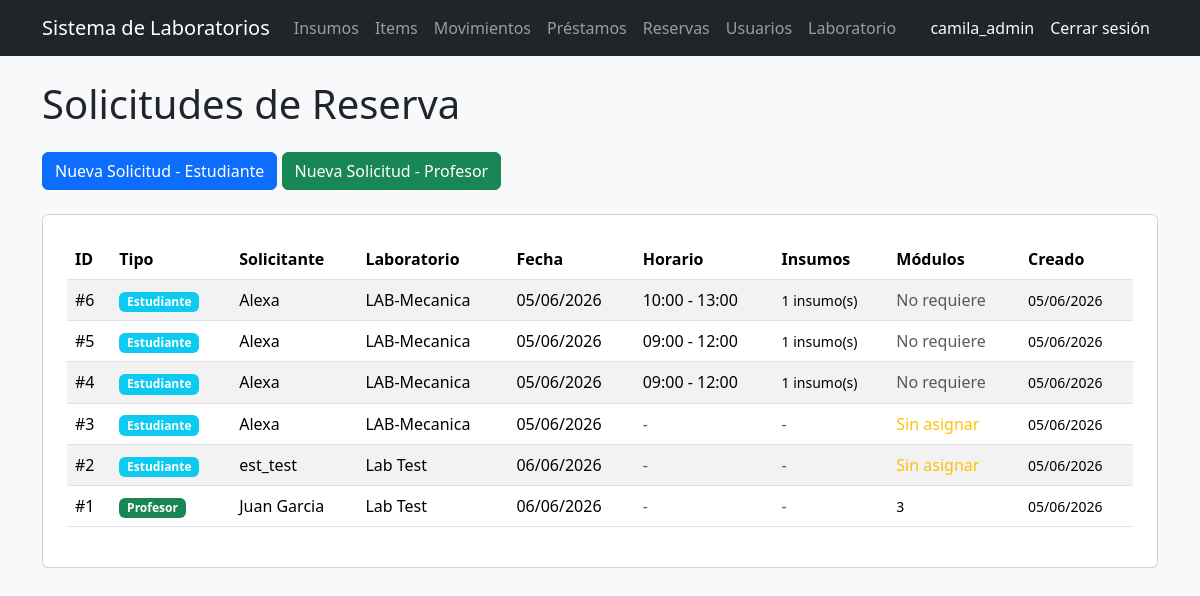
/solicitudes/ (signed in), run on an earlier commit of the app's database.
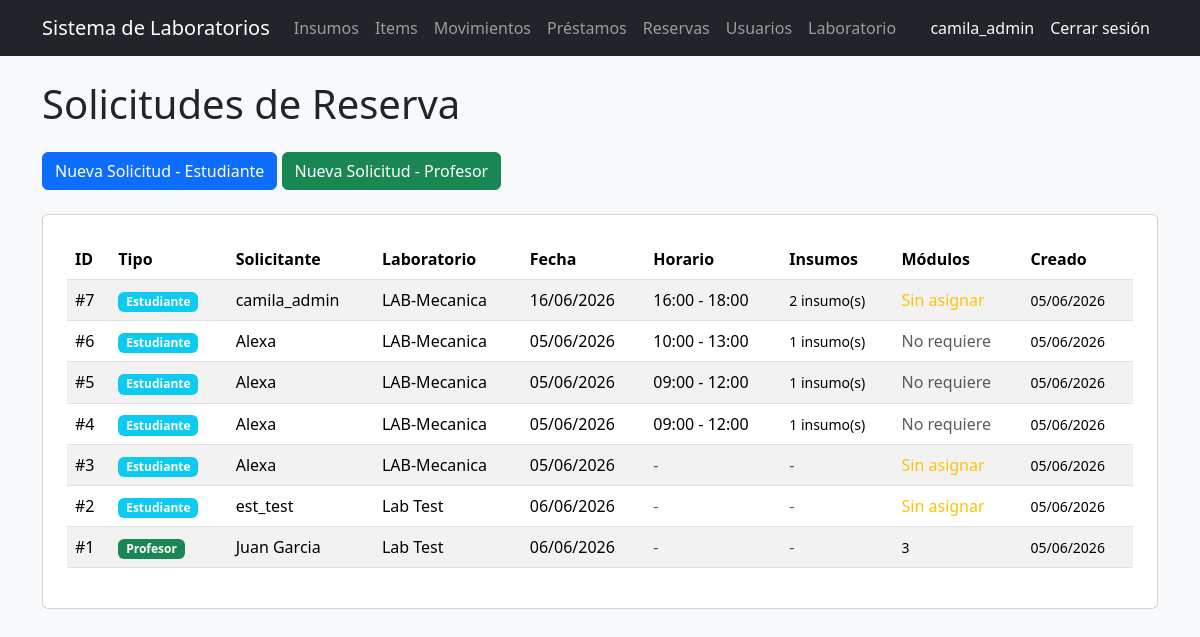
And on a later commit of the database.
### users/models.py (models this page shows, shortened)
class Usuario(AbstractUser):
    codigo = models.CharField(max_length=50, unique=True, blank=True)
    programa = models.CharField(max_length=100, blank=True)
    rol = models.ForeignKey(
        Rol,
        on_delete=models.CASCADE,
        null=True,
        blank=True
    )

### solicitudes/models.py (models this page shows, shortened)
class SolicitudReserva(models.Model):
    TIPO_SOLICITANTE_CHOICES = [
        ('estudiante', 'Estudiante'),
        ('profesor', 'Profesor'),
    ]
    tipo_solicitante = models.CharField(
        max_length=20,
        choices=TIPO_SOLICITANTE_CHOICES,
        default='estudiante'
    )
    usuario = models.ForeignKey(
        Usuario,
        on_delete=models.CASCADE,
        null=True,
        blank=True
    )
    nombre = models.CharField(max_length=200, blank=True)
    cedula = models.CharField(max_length=50, blank=True)
    programa = models.CharField(max_length=200, blank=True)
    curso = models.ForeignKey(
        Curso,
        on_delete=models.SET_NULL,
        null=True,
        blank=True
    )
    laboratorio = models.ForeignKey(
        Laboratorio,
        on_delete=models.CASCADE
    )
    fecha_reserva = models.DateTimeField()
    hora_inicio = models.TimeField(null=True, blank=True)
    hora_fin = models.TimeField(null=True, blank=True)
    necesita_modulo = models.BooleanField(default=True)
    observaciones = models.TextField(blank=True)
    modulos_asignados = models.ManyToManyField(
        Modulo,
        blank=True,
        related_name='solicitudes'
    )
    reserva = models.ForeignKey(
        Reserva,
        on_delete=models.SET_NULL,
        null=True,
        blank=True,
        related_name='solicitud'
    )
    fecha_creacion = models.DateTimeField(auto_now_add=True)

### laboratorio/models.py (models this page shows, shortened)
class Laboratorio(models.Model):
    nombre = models.CharField(max_length=100)
    ubicacion = models.CharField(max_length=200)
    encargado = models.ForeignKey(
        'users.Usuario',
        on_delete=models.SET_NULL,
        null=True,
        blank=True
    )
    programa = models.CharField(max_length=100, blank=True)

### solicitudes/views.py (the view)
# urls.py: path('', lista_solicitudes, name='lista_solicitudes'),
@login_required
def lista_solicitudes(request):
    solicitudes = SolicitudReserva.objects.all().order_by('-fecha_creacion')
    return render(
        request,
        'solicitudes/lista.html',
        {'solicitudes': solicitudes}
    )

### templates/solicitudes/lista.html
{% extends 'base_general.html' %}
{% block contenido %}
<h1 class="mb-4">Solicitudes de Reserva</h1>
<div class="mb-4">
    <a href="/solicitudes/estudiante/" class="btn btn-primary">
        Nueva Solicitud - Estudiante
    </a>
    <a href="/solicitudes/profesor/" class="btn btn-success">
        Nueva Solicitud - Profesor
    </a>
</div>
<div class="card p-4">
    {% if solicitudes %}
    <table class="table table-striped">
        <thead>
            <tr>
                <th>ID</th>
                <th>Tipo</th>
                <th>Solicitante</th>
                <th>Laboratorio</th>
                <th>Fecha</th>
                <th>Horario</th>
                <th>Insumos</th>
                <th>Módulos</th>
                <th>Creado</th>
            </tr>
        </thead>
        <tbody>
            {% for solicitud in solicitudes %}
            <tr>
                <td>#{{ solicitud.id }}</td>
                <td>
                    <span class="badge {% if solicitud.tipo_solicitante == 'estudiante' %}bg-info{% else %}bg-success{% endif %}">
                        {{ solicitud.get_tipo_solicitante_display|truncatewords:1 }}
                    </span>
                </td>
                <td>
                    {% if solicitud.tipo_solicitante == 'estudiante' %}
                        {{ solicitud.usuario.username }}
                    {% else %}
                        {{ solicitud.nombre }}
                    {% endif %}
                </td>
                <td>{{ solicitud.laboratorio.nombre|truncatewords:2 }}</td>
                <td>{{ solicitud.fecha_reserva|date:"d/m/Y" }}</td>
                <td>
                    {% if solicitud.hora_inicio and solicitud.hora_fin %}
                        {{ solicitud.hora_inicio|time:"H:i" }} - {{ solicitud.hora_fin|time:"H:i" }}
                    {% else %}
                        <span class="text-muted">-</span>
                    {% endif %}
                </td>
                <td>
                    {% if solicitud.insumos.all %}
                        <small>{{ solicitud.insumos.count }} insumo(s)</small>
                    {% else %}
                        <span class="text-muted">-</span>
                    {% endif %}
                </td>
                <td>
                    {% if solicitud.modulos_asignados.all %}
                        <small>{{ solicitud.modulos_asignados.count }}</small>
                    {% else %}
                        {% if solicitud.necesita_modulo %}
                            <span class="text-warning">Sin asignar</span>
                        {% else %}
                            <span class="text-muted">No requiere</span>
                        {% endif %}
                    {% endif %}
                </td>
                <td><small>{{ solicitud.fecha_creacion|date:"d/m/Y" }}</small></td>
            </tr>
            {% endfor %}
        </tbody>
    </table>
    {% else %}
    <p class="text-muted">No hay solicitudes registradas.</p>
    {% endif %}
</div>
{% endblock %}

### templates/base_general.html (shortened to what this page needs)
<!DOCTYPE html>
<html lang="es">
<head>
    <link
        href="https://cdn.jsdelivr.net/npm/bootstrap@5.3.3/dist/css/bootstrap.min.css"
        rel="stylesheet"
    >
</head>
<body class="bg-light">
    <nav class="navbar navbar-expand-lg navbar-dark bg-dark">
    <div class="container">
        <a class="navbar-brand" href="/">Sistema de Laboratorios</a>
        <div class="navbar-nav">
    {% if user.rol.nombre == 'Administrador' %}
        <a class="nav-link" href="/inventario/">Insumos</a>
        <a class="nav-link" href="/inventario/items/">Items</a>
        <a class="nav-link" href="/inventario/movimientos/">Movimientos</a>
        <a class="nav-link" href="/prestamos/">Préstamos</a>
        <a class="nav-link" href="/reservas/">Reservas</a>
        <a class="nav-link" href="/usuarios/">Usuarios</a>
        <a class="nav-link" href="/laboratorio/">Laboratorio</a>
    {% elif user.rol.nombre == 'Encargado' %}
        <a class="nav-link" href="/inventario/items/">Items</a>
        <a class="nav-link" href="/inventario/movimientos/">Movimientos</a>
        <a class="nav-link" href="/prestamos/">Préstamos</a>
        <a class="nav-link" href="/reservas/">Reservas</a>
        <a class="nav-link" href="/laboratorio/">Laboratorio</a>
    {% elif user.rol.nombre == 'Docente' %}
        <a class="nav-link" href="/reservas/">Reservas</a>
        <a class="nav-link" href="/prestamos/">Préstamos</a>
    {% elif user.rol.nombre == 'Estudiante' %}
        <a class="nav-link" href="/reservas/">Reservas</a>
    {% endif %}
</div>
        <div class="navbar-nav ms-auto">
    {% if user.is_authenticated %}
    <span class="nav-link text-light">{{ user.username }}</span>
    <form method="POST" action="/logout/">
        <button type="submit" class="btn btn-link nav-link text-light">
            Cerrar sesión
        </button>
    </form>
    {% endif %}
</div>
</nav>
    <div class="container mt-4">
        {% block contenido %}
        {% endblock %}
    </div>
</body>
</html>

What changed in the data, as far as the page shows it:
added SolicitudReserva: id "7", tipo_solicitante "Estudiante", usuario.username "camila_admin", laboratorio.nombre "LAB-Mecanica", fecha_reserva "16/06/2026", hora_inicio "16:00", hora_fin "18:00", insumos.count "2", necesita_modulo "Sin asignar", fecha_creacion "05/06/2026"
